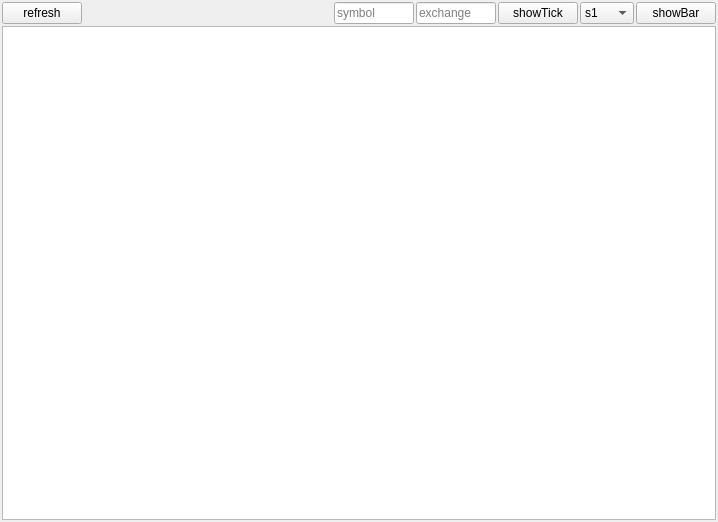
<?xml version="1.0" encoding="UTF-8"?>
<ui version="4.0">
 <class>HistoryContractForm</class>
 <widget class="QWidget" name="HistoryContractForm">
  <property name="geometry">
   <rect>
    <x>0</x>
    <y>0</y>
    <width>718</width>
    <height>522</height>
   </rect>
  </property>
  <property name="windowTitle">
   <string>Form</string>
  </property>
  <layout class="QVBoxLayout" name="verticalLayout">
   <property name="spacing">
    <number>2</number>
   </property>
   <property name="leftMargin">
    <number>2</number>
   </property>
   <property name="topMargin">
    <number>2</number>
   </property>
   <property name="rightMargin">
    <number>2</number>
   </property>
   <property name="bottomMargin">
    <number>2</number>
   </property>
   <item>
    <layout class="QHBoxLayout" name="horizontalLayout">
     <item>
      <widget class="QPushButton" name="refreshButton">
       <property name="text">
        <string>refresh</string>
       </property>
      </widget>
     </item>
     <item>
      <spacer name="horizontalSpacer">
       <property name="orientation">
        <enum>Qt::Horizontal</enum>
       </property>
       <property name="sizeHint" stdset="0">
        <size>
         <width>40</width>
         <height>20</height>
        </size>
       </property>
      </spacer>
     </item>
     <item>
      <widget class="QLineEdit" name="lineEditExchange">
       <property name="minimumSize">
        <size>
         <width>80</width>
         <height>0</height>
        </size>
       </property>
       <property name="maximumSize">
        <size>
         <width>80</width>
         <height>16777215</height>
        </size>
       </property>
       <property name="readOnly">
        <bool>true</bool>
       </property>
       <property name="placeholderText">
        <string>symbol</string>
       </property>
      </widget>
     </item>
     <item>
      <widget class="QLineEdit" name="lineEditSymbol">
       <property name="minimumSize">
        <size>
         <width>80</width>
         <height>0</height>
        </size>
       </property>
       <property name="maximumSize">
        <size>
         <width>80</width>
         <height>16777215</height>
        </size>
       </property>
       <property name="readOnly">
        <bool>true</bool>
       </property>
       <property name="placeholderText">
        <string>exchange</string>
       </property>
      </widget>
     </item>
     <item>
      <widget class="QPushButton" name="pushButtonTick">
       <property name="text">
        <string>showTick</string>
       </property>
      </widget>
     </item>
     <item>
      <widget class="QComboBox" name="comboBox">
       <item>
        <property name="text">
         <string>s1</string>
        </property>
       </item>
       <item>
        <property name="text">
         <string>s3</string>
        </property>
       </item>
       <item>
        <property name="text">
         <string>s5</string>
        </property>
       </item>
       <item>
        <property name="text">
         <string>s10</string>
        </property>
       </item>
       <item>
        <property name="text">
         <string>s15</string>
        </property>
       </item>
       <item>
        <property name="text">
         <string>s30</string>
        </property>
       </item>
       <item>
        <property name="text">
         <string>m1</string>
        </property>
       </item>
       <item>
        <property name="text">
         <string>m3</string>
        </property>
       </item>
       <item>
        <property name="text">
         <string>m5</string>
        </property>
       </item>
       <item>
        <property name="text">
         <string>m10</string>
        </property>
       </item>
       <item>
        <property name="text">
         <string>m15</string>
        </property>
       </item>
       <item>
        <property name="text">
         <string>m30</string>
        </property>
       </item>
       <item>
        <property name="text">
         <string>h1</string>
        </property>
       </item>
       <item>
        <property name="text">
         <string>d1</string>
        </property>
       </item>
       <item>
        <property name="text">
         <string>w1</string>
        </property>
       </item>
      </widget>
     </item>
     <item>
      <widget class="QPushButton" name="pushButtonBar">
       <property name="text">
        <string>showBar</string>
       </property>
      </widget>
     </item>
    </layout>
   </item>
   <item>
    <widget class="QTableWidget" name="tableWidget"/>
   </item>
  </layout>
 </widget>
 <resources/>
 <connections/>
</ui>
